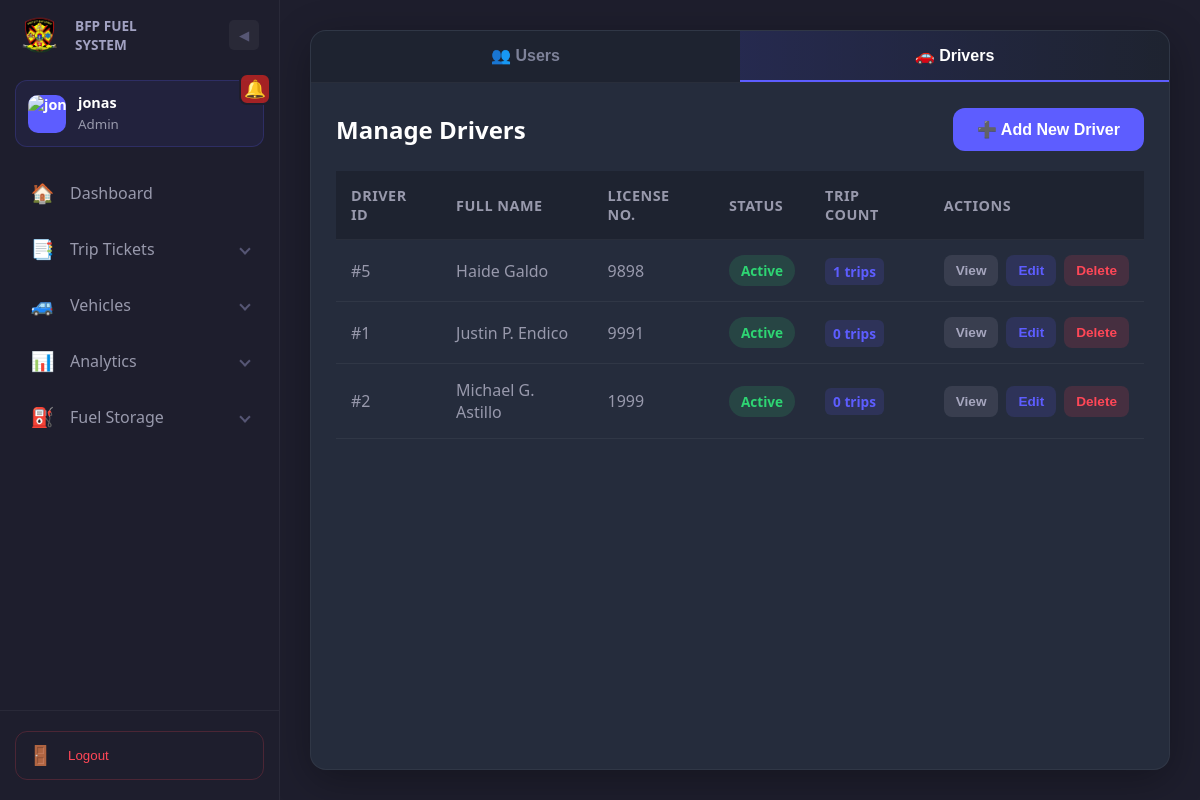
Screenshot of /Management.php (signed in) with the database file from the repository.
### tables this page shows
CREATE TABLE `drivers` (
  `driver_id` int(11) NOT NULL,
  `full_name` varchar(100) NOT NULL,
  `license_no` varchar(50) DEFAULT NULL,
  `status` enum('active','inactive') DEFAULT 'active'
);

### Management.php (the view, shortened to what this page needs)
<?php
include("db_connect.php");
try {
    $query = "SELECT d.driver_id, d.full_name, d.license_no, d.status, COUNT(t.id) as trip_count
              FROM drivers d
              LEFT JOIN trip_tickets t ON d.driver_id = t.driver_id
              GROUP BY d.driver_id
              ORDER BY d.full_name ASC";
    $result = $pdo->query($query);
    $drivers = $result->fetchAll();
} catch (Exception $e) {
    $error = "Error fetching drivers: " . $e->getMessage();
    $drivers = [];
}
?>
<!DOCTYPE html>
<html lang="en">
<head>
</head>
<body>
<div class="wrapper">
    <?php include("Components/Sidebar.php");?>
    <main>
        <div class="container">
            <div class="navbar">
                <button class="nav-btn" onclick="switchTab('users', this)">👥 Users</button>
                <button class="nav-btn active" onclick="switchTab('drivers', this)">🚗 Drivers</button>
            </div>
            <div id="drivers" class="content active">
                <div class="page-header">
                    <div class="page-title">Manage Drivers</div>
                    <button class="btn-add" onclick="openAddDriverModal()">➕ Add New Driver</button>
                </div>
                <?php if (count($drivers) > 0): ?>
                    <table class="drivers-table">
                        <thead>
                            <tr>
                                <th>Driver ID</th>
                                <th>Full Name</th>
                                <th>License No.</th>
                                <th>Status</th>
                                <th>Trip Count</th>
                                <th>Actions</th>
                            </tr>
                        </thead>
                        <tbody>
                            <?php foreach ($drivers as $driver): ?>
                                <tr>
                                    <td>#<?php echo htmlspecialchars($driver['driver_id']); ?></td>
                                    <td><?php echo htmlspecialchars($driver['full_name']); ?></td>
                                    <td><?php echo htmlspecialchars($driver['license_no'] ?? 'N/A'); ?></td>
                                    <td>
                                        <span class="badge <?php echo strtolower($driver['status']); ?>">
                                            <?php echo ucfirst($driver['status']); ?>
                                        </span>
                                    </td>
                                    <td>
                                        <span class="trip-count"><?php echo (int)$driver['trip_count']; ?> trips</span>
                                    </td>
                                    <td>
                                        <div class="actions">
                                            <button class="btn btn-view" onclick="openViewDriverModal(<?php echo $driver['driver_id']; ?>, '<?php echo htmlspecialchars($driver['full_name']); ?>', '<?php echo htmlspecialchars($driver['license_no'] ?? ''); ?>', '<?php echo htmlspecialchars($driver['status']); ?>', <?php echo (int)$driver['trip_count']; ?>)">View</button>
                                            <button class="btn btn-edit" onclick="openEditDriverModal(<?php echo $driver['driver_id']; ?>, '<?php echo htmlspecialchars($driver['full_name']); ?>', '<?php echo htmlspecialchars($driver['license_no'] ?? ''); ?>', '<?php echo htmlspecialchars($driver['status']); ?>')">Edit</button>
                                            <button class="btn btn-delete" onclick="confirmDeleteDriver(<?php echo $driver['driver_id']; ?>)">Delete</button>
                                        </div>
                                    </td>
                                </tr>
                            <?php endforeach; ?>
                        </tbody>
                    </table>
                <?php else: ?>
                    <p style="text-align: center; color: #999; margin-top: 20px;">No drivers found.</p>
                <?php endif; ?>
            </div>
        </div>
    </main>
</div>
</body>
</html>

### Management.php (style rules this page uses)
:root { --bfp-red: #ff4757; --sidebar-bg: #1e1e2d; --active-gradient: linear-gradient(90deg, rgba(93, 93, 255, 0.15) 0%, rgba(93, 93, 255, 0) 100%); --card-bg: #252c3c; --text-primary: #ffffff; --text-secondary: #9899ac; --text-tertiary: #7e8299; --border-color: rgba(255, 255, 255, 0.05); --transition-speed: 0.3s; }
* { margin: 0; padding: 0; box-sizing: border-box; }
body { font-family: 'Segoe UI', Arial, sans-serif; background-color: var(--sidebar-bg); display: flex; flex-direction: column; min-height: 100vh; color: var(--text-primary); }
.wrapper { display: flex; flex: 1; overflow: hidden; }
main { display: flex; flex: 1; padding: 30px; gap: 20px; overflow: hidden; flex-direction: column; }
.container { flex: 1; background: var(--card-bg); border-radius: 16px; border: 1px solid var(--border-color); box-shadow: 0 10px 40px rgba(0, 0, 0, 0.3); overflow: hidden; display: flex; flex-direction: column; }
.navbar { display: flex; background: rgba(0, 0, 0, 0.2); border-bottom: 1px solid var(--border-color); overflow: hidden; }
.nav-btn { flex: 1; padding: 15px 25px; background: none; border: none; font-size: 1rem; font-weight: bold; color: var(--text-tertiary); cursor: pointer; transition: all var(--transition-speed) ease; white-space: nowrap; border-bottom: 3px solid transparent; margin-bottom: -1px; }
.nav-btn.active { color: var(--text-primary); background: var(--active-gradient); border-bottom-color: #5d5dff; }
.content { flex: 1; padding: 25px; overflow-y: auto; display: none; }
.content.active { display: block; }
.page-header { display: flex; justify-content: space-between; align-items: center; margin-bottom: 20px; gap: 20px; flex-wrap: wrap; }
.page-title { font-size: 1.5rem; color: var(--text-primary); display: flex; align-items: center; gap: 10px; font-weight: bold; }
.btn-add { background: #5d5dff; color: white; padding: 12px 24px; border: none; border-radius: 12px; cursor: pointer; font-weight: bold; font-size: 1rem; transition: all var(--transition-speed) ease; }
table { width: 100%; border-collapse: collapse; }
table thead { background: rgba(0, 0, 0, 0.2); border-bottom: 1px solid var(--border-color); }
table th { padding: 15px; text-align: left; font-weight: bold; color: var(--text-secondary); font-size: 0.9rem; text-transform: uppercase; letter-spacing: 0.5px; }
table td { padding: 15px; border-bottom: 1px solid var(--border-color); color: var(--text-secondary); }
table tbody tr { transition: all var(--transition-speed) ease; }
.badge { display: inline-block; padding: 6px 12px; border-radius: 20px; font-size: 0.85rem; font-weight: bold; text-transform: capitalize; }
.badge.active { background: rgba(46, 213, 115, 0.15); color: #2ed573; }
.trip-count { background: rgba(93, 93, 255, 0.15); color: #5d5dff; padding: 4px 8px; border-radius: 6px; font-size: 0.85rem; font-weight: bold; }
.actions { display: flex; gap: 8px; }
.btn { padding: 8px 12px; border: none; border-radius: 8px; cursor: pointer; font-size: 0.85rem; font-weight: bold; transition: all var(--transition-speed) ease; }
.btn-edit { background: rgba(93, 93, 255, 0.15); color: #5d5dff; }
.btn-view { background: rgba(166, 166, 190, 0.15); color: #a6a6be; }
.btn-delete { background: rgba(255, 71, 87, 0.15); color: #ff4757; }

### Components/Sidebar.php (style rules this page uses)
:root { --bfp-red: #B22222; --sidebar-bg: #1e1e2d; --active-gradient: linear-gradient(90deg, rgba(80, 80, 255, 0.15) 0%, rgba(80, 80, 255, 0) 100%); --sidebar-width: 280px; --sidebar-collapsed-width: 80px; --transition-speed: 0.4s; }

### rows the page displays
drivers: driver_id "5", full_name "Haide Galdo", license_no "9898", status "Active", trip_count "1"
drivers: driver_id "1", full_name "Justin P. Endico", license_no "9991", status "Active", trip_count "0"
drivers: driver_id "2", full_name "Michael G. Astillo", license_no "1999", status "Active", trip_count "0"

### other values shown
$userName "jonas"
$userRole "Admin"
